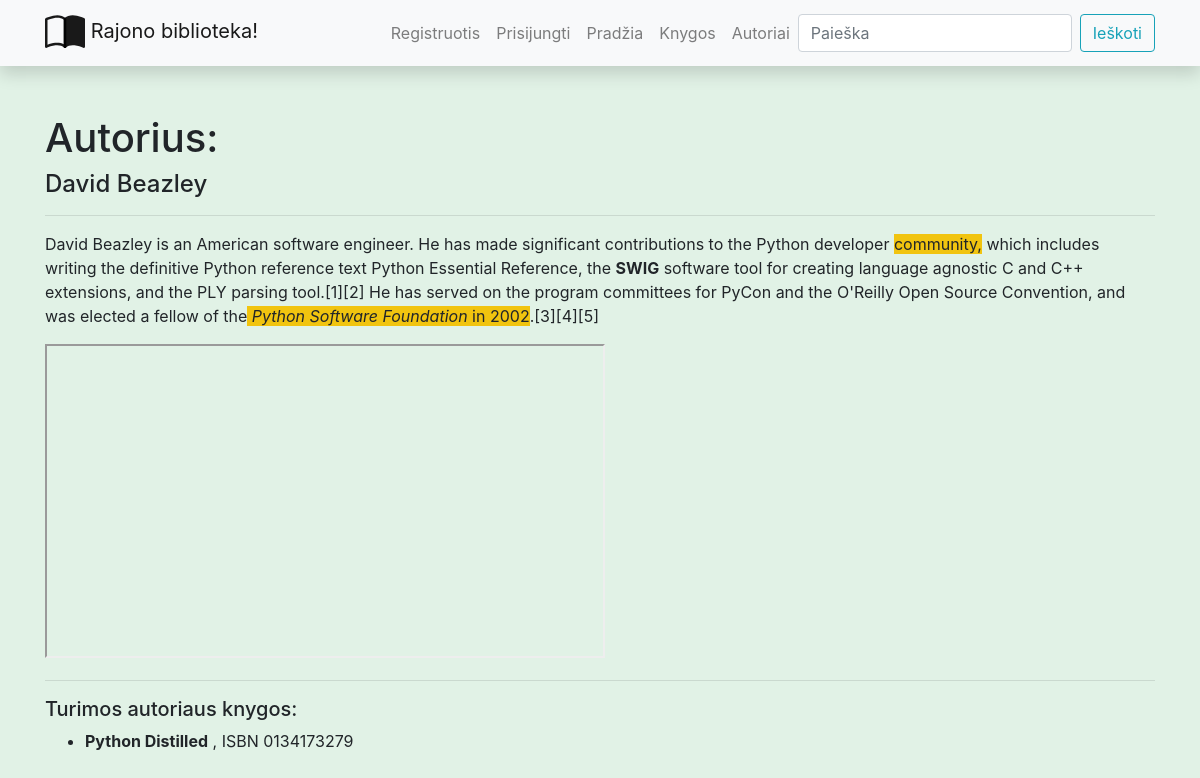
Screenshot of /library/authors/2 with the database file from the repository.
### libraryapp/models.py (models this page shows, shortened)
class Author(models.Model):
    first_name = models.CharField('Vardas', max_length=100)
    last_name = models.CharField('Pavardė', max_length=100)
    description = HTMLField()
    class Meta:  # globalūs nuostatai lentelei(ordering - rikiavimas)
        ordering = ('last_name', 'first_name')

class Book(models.Model):
    title = models.CharField('Pavadinimas', max_length=150)
    summary = models.TextField('Aprašymas', max_length=1000)
    isbn = models.CharField('ISBN', max_length=13)
    author = models.ForeignKey(Author, on_delete=models.SET_NULL, null=True)
    genre = models.ManyToManyField(Genre, blank=True)
    cover = models.ImageField('Viršelis', upload_to='covers', null=True, blank=True)

### libraryapp/views.py (the view)
# urls.py: path('authors/<int:author_id>', views.get_one_author, name='author-one'),
def get_one_author(request, author_id):
    single_author = get_object_or_404(Author, pk=author_id)
    return render(request, 'author.html', {'author_obj': single_author})

### libraryapp/templates/author.html
{% extends "base.html" %}
{% block content %}
<h1>Autorius:</h1>
<h4>{{ author_obj.first_name }} {{ author_obj.last_name }}</h4>
<hr/>
<p>{{ author_obj.description | safe}}</p>
<hr/>
{% if author_obj.book_set.all %}
    <h5>Turimos autoriaus knygos:</h5>
    <ul>
    {% for book_obj in author_obj.book_set.all %}
        <li><strong>{{ book_obj.title }}</strong> , ISBN {{ book_obj.isbn }}</li>
    {% endfor %}
    </ul>
{% else %}
    <p>Autoriaus knygų bibliotekoje nėra...</p>
{% endif %}
{% endblock %}

### libraryapp/static/css/styles.css (style rules this page uses)
body { background-color: #e1f2e6; }

### rows the page displays
Author: first_name "David", last_name "Beazley", description "David Beazley is an American software engineer. He has made significant contributions to the Python developer community, which includes writing the definitive Python reference text Python Essential Reference, the SWIG software tool for creating language agnostic C and C++ extensions, and the PLY parsing tool.[1][2] He has served on the program committees for PyCon and the O'Reilly Open Source Convention, and was elected a fellow of the Python Software Foundation in 2002 .[3][4][5]"
Book: title "Python Distilled", isbn "0134173279"
